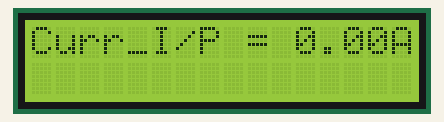
Recording of a sketch running on a simulated Arduino Uno, built with avr-gcc and run on an emulated ATmega328P. On the bench: 16×2 character LCD. What the sketch prints to the serial monitor is not drawn.

Above: at 0.1 s.
At 3.1 s:
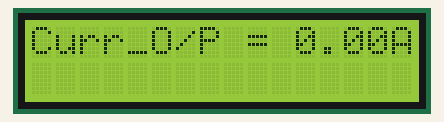
At 6.1 s:
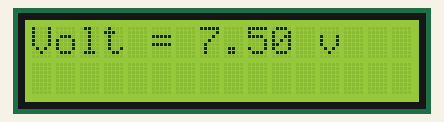
At 9.1 s:
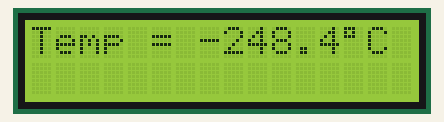
At 12.1 s:
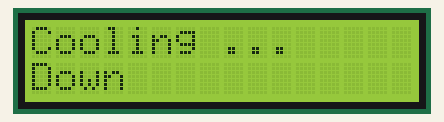

Measured:
- what the display in image 1 shows lasts 3.0 s, from 3.1 s to 6.1 s

The sketch:

Coulom_Counting_Method.ino
```cpp
#include <LiquidCrystal.h>


/********************************Global variable for SOCFun************************/
float I_BATT,V_BATT;
float T_BATT,I_out;

/**********************************************************************************/


// Data wire is plugged into digital pin 2 on the Arduino
/*#define ONE_WIRE_BUS 2*/
/*************************coulom methode**************************************/
#define CAPACITY              1200//>>>>>>>>>>>>>>>>>>>>>>>>>>>>>>>>>
#define V_LIM                 8.4

/******************************************************************************/
////////////////////////////////////////////////////////////////////////////////
////////////////////////////////////////////////////////////////////////////////
/**********************voltage sensor******************************************/
#define voltagepin            A1
#define ADC_SCALE             1024.0
#define VREF                  5.0

/******************************************************************************/
////////////////////////////////////////////////////////////////////////////////
////////////////////////////////////////////////////////////////////////////////
/**************************CURRENT SENSOR*************************************/
//#define ADC_SCALE             1024.0
//#define VREF                  5.0

#define CURRENTPIN            A0
#define V_NOLOAD              2.5
#define SENSITIVITY          .185;
/*
  0.185V/A for 5A max type
  0.185V/A for 20A max type
  0.66V/A for 30A max type*/
/******************************************************************************/
////////////////////////////////////////////////////////////////////////////////
////////////////////////////////////////////////////////////////////////////////

/*************************************************************************************/


#define tempPin           A2

#define CURRENTPIN2       A3


double startTime, currentTime,TOC,TODC;
float SOC, DOD;
float SOC0 = 82;

LiquidCrystal lcd(8, 9, 4, 5, 6, 7);

void setup() {
 Serial.begin(9600);
  lcd.begin(16, 2);
  lcd.clear();
  lcd.setCursor(0, 0);
  lcd.print("EPS");


}

void loop() {

  CLAC_SOC_PERCENTAGE();


}


/**************************CURRENT SENSOR*************************************/
float getCurrent(int C_P){
  int adc = analogRead(C_P);
  /*convert the ADC value to DC curret
  */
  /*****************************/
  //convert from ADC to to voltage
  float voltage = adc * VREF / ADC_SCALE;

  float current = (voltage - V_NOLOAD) / SENSITIVITY;
if (C_P ==CURRENTPIN2 ){

  Serial.print("Current input :");
  Serial.println(current);
  lcd.clear();
  lcd.setCursor(0,0);
  lcd.print("Curr_I/P =");
  lcd.setCursor(11,0);
  lcd.print(current);
  lcd.setCursor(15,0);
  lcd.print("A");
  delay(3000);
  }
  else if (C_P ==  CURRENTPIN){
    Serial.print("Current output=");
  Serial.println(current);
  lcd.clear();
  lcd.setCursor(0,0);
  lcd.print("Curr_O/P =");
  lcd.setCursor(11,0);
  lcd.print(current);
  lcd.setCursor(15,0);
  lcd.print("A");
  delay(3000);
  }
  else {
    Serial.print("invalid pin");
  }


  return current;
}
  /*********************************************************************/
  //////////////////////////////////////////////////////////////////////
  //////////////////////////////////////////////////////////////////////
  //////////////////////////////////////////////////////////////////////
  /*********************VOLTAGE SENSOR*********************************/


  float getVoltage(){
    float ADCvalue = analogRead(voltagepin);
    float vOUT = (ADCvalue * VREF) / ADC_SCALE;

    float VIN = vOUT*3;

    Serial.print("Input voltage = ");
    Serial.println(VIN);
    lcd.clear();
    lcd.setCursor(0,0);
    lcd.print("Volt =");
    lcd.setCursor(7,0);
    lcd.print(VIN);
    lcd.setCursor(12,0);
    lcd.print("v");
    delay(3000);
    return VIN;
  }
  /**************************************************************************/
  ////////////////////////////////////////////////////////////////////////////
  ////////////////////////////////////////////////////////////////////////////
  ////////////////////////////////////////////////////////////////////////////
  /***************************TEMPERATURE SENSOR****************************/


float getTemperature(){
  float val = analogRead(tempPin);
  float Vd = 1024/4.96;
  float mv = (val / Vd)*1000;
  float K = mv /10;
  float cel = K - 273.15;
  lcd.clear();
  lcd.setCursor(0,0);

  Serial.print("TEMPRATURE = ");
  lcd.print("Temp =");
  lcd.setCursor(7,0);
  lcd.print(cel);
  lcd.setCursor(13,0);
  lcd.print(((char)223));
  lcd.setCursor(14,0);
  lcd.print("C");
  Serial.print(cel);
  Serial.print(((char)223));

  Serial.println();


    delay(3000);
    return cel;
  }
void CLAC_SOC_PERCENTAGE(void)
{
  I_BATT =  getCurrent(CURRENTPIN2);//A3
  I_out = getCurrent (CURRENTPIN);//A0
  V_BATT = getVoltage();
  //V_BATT =8.2;
  T_BATT = getTemperature();


  startTime= millis();

  if ( T_BATT >= 0 && T_BATT <= 40 && V_BATT > 6.2) {
    // ideal  state
    // supply off and load off

    if (I_BATT < 0.2 && I_out < 0.2){

      SOC = SOC0;
      lcd.clear();
      lcd.setCursor(0, 0);
      lcd.print("Idle Case");
      lcd.setCursor(0,1);
      lcd.print("SOC =");
      lcd.setCursor (6,1);
      lcd.print(SOC);
      lcd.setCursor(10,1);
      lcd.print("%");

    }
    /*******************CHARG**************************************/
    else if(I_BATT > I_out  )

    {
       currentTime = millis();
        TOC = (currentTime - startTime);

          startTime = currentTime;

          SOC = SOC0 + (I_BATT / CAPACITY) * TOC * 100;
          lcd.clear();
          lcd.setCursor(0, 0);
          lcd.print("charging ...");
          lcd.setCursor(0,1);
          lcd.print("SOC =");
          lcd.setCursor(6,1);
          lcd.print(SOC);
          lcd.setCursor(10,1);
          lcd.print("%");
        /*  Serial.println("charge");
          Serial.println("SOC = ");
          Serial.println(SOC);*/
          SOC0 = SOC;
          delay (3000);


    }
    else if (I_out > I_BATT )
    {
      lcd.clear();
        lcd.setCursor(0, 0);
        lcd.print("Discharging ...");

        currentTime = millis();
        TODC = (currentTime - startTime);
        SOC = SOC0 + (-I_out / CAPACITY) * TODC * 100;
        lcd.setCursor(0,1);
        lcd.print("SOC=");
        lcd.print(SOC);
        lcd.setCursor(8,1);
        lcd.print("%");
        Serial.println("Discharge");
        Serial.println("SOC = ");
        Serial.println(SOC);

       // DOD = 100 - SOC;

        //lcd.print("DOD = ");
        //lcd.print(DOD);
        //Serial.println("DOD= ");
        //Serial.println(DOD);

        SOC0 = SOC;
        delay (3000);


    }
    else{
      delay (3000);
    }

  }
  else {
    lcd.clear();
    lcd.setCursor(0,0);
    lcd.print("Cooling ...");
    lcd.setCursor(0,1);
    lcd.print("Down");

    delay (30000);

  }
  /*******************TEMPERATURE MONITORING***************/
  if ( T_BATT < 0 && T_BATT > 55) {

    lcd.clear();
    lcd.setCursor(0,0);

    lcd.print("waiting ...");
    Serial.println("zorbieh heat");
    delay (30000);
  }


}
```
